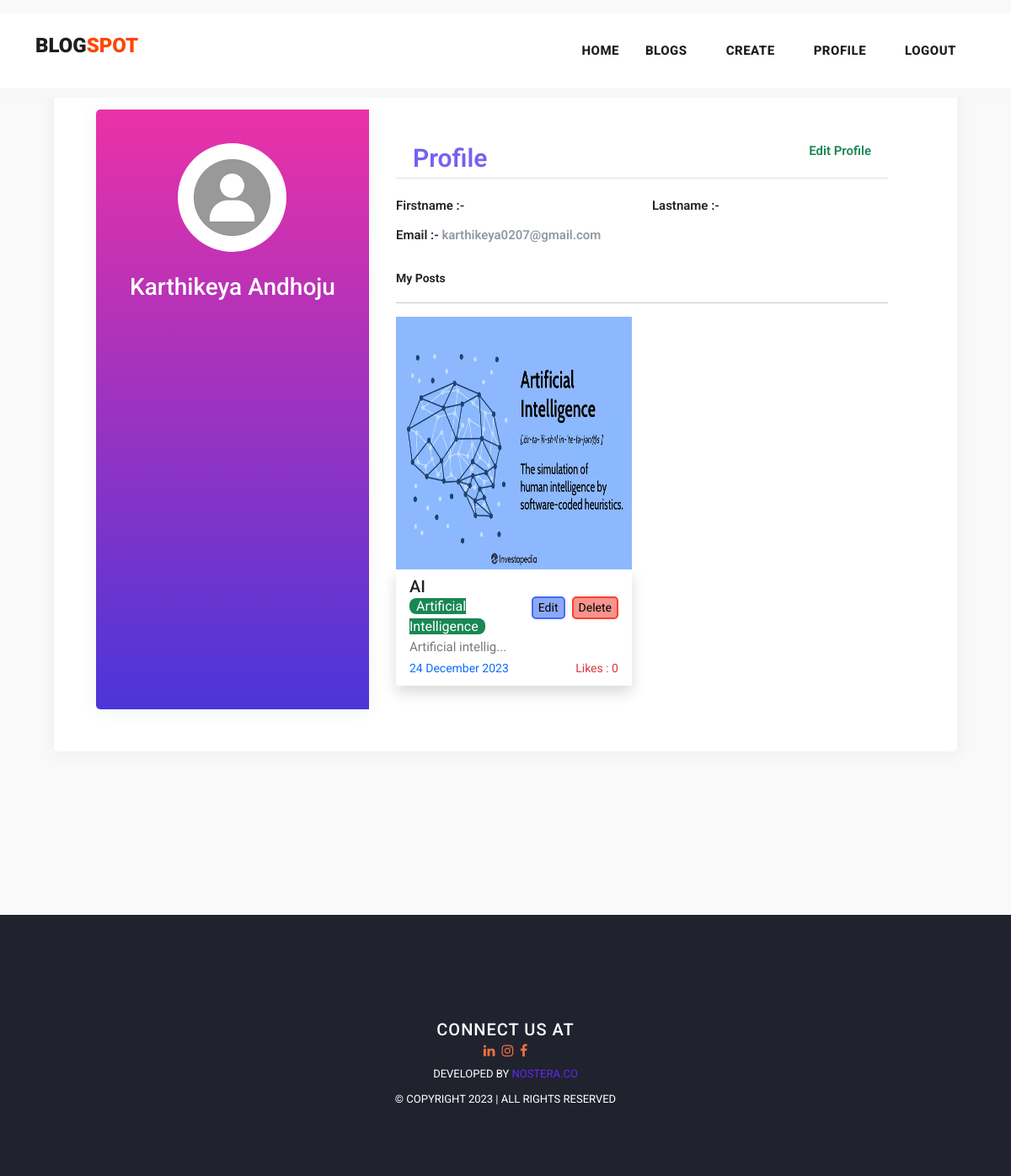
The app's page /profile/1 with its own data.
### myapp/models.py (models this page shows, shortened)
class Post(models.Model):
    postname = models.CharField(max_length=600)
    category = models.CharField(max_length=600)
    image = models.ImageField(upload_to='images/posts',blank=True,null=True)
    content = models.CharField(max_length=100000)
    time = models.CharField(default=time,max_length=100, blank=True)
    likes = models.IntegerField(null=True,blank=True,default=0)
    user = models.ForeignKey(User,on_delete=models.CASCADE)

### myapp/views.py (the view)
# urls.py: path("profile/<int:id>",views.profile,name='profile'),
def profile(request,id):
    return render(request,'profile.html',{
        'user':User.objects.get(id=id),
        'posts':Post.objects.all(),
        'media_url':settings.MEDIA_URL,
    })

### templates/profile.html (shortened to what this page needs)
{% load static %}
<!DOCTYPE html>
<html lang="en">
<head>
    <link href="https://cdn.jsdelivr.net/npm/bootstrap@5.3.0-alpha3/dist/css/bootstrap.min.css" rel="stylesheet"
>
    <link href="{% static 'vendor/bootstrap/css/bootstrap.min.css' %}" rel="stylesheet">
    <link rel="stylesheet" href="https://maxcdn.bootstrapcdn.com/bootstrap/4.0.0/css/bootstrap.min.css">
    <link href="https://cdn.jsdelivr.net/npm/bootstrap@5.3.0-alpha3/dist/css/bootstrap.min.css" rel="stylesheet"
>
    <link rel="stylesheet" href="{% static 'assets/css/fontawesome.css' %}">
    <link rel="stylesheet" href="{% static 'assets/css/templatemo-stand-blog.css' %}">
    <link rel="stylesheet" href="{% static 'assets/css/owl.css' %}">
</head>
<body>
    <header class="">
        <nav class="navbar navbar-expand-lg bg-white">
            <div class="container">
                <a class="navbar-brand" href="index.html">
                    <h2>BLOG<span style="color: orangered;">SPOT</span></h2>
                </a>
                <div class="collapse navbar-collapse" id="navbarResponsive">
                    <ul class="navbar-nav ml-auto">
                        <li>
                            <a class="nav-link" href="{% url 'index' %}">Home
                            </a>
                        </li>
                        <li class="nav-item">
                            <a class="nav-link" href="{% url 'blog' %}">Blogs</a>
                        </li>
                        {% if user.is_authenticated %}
                        <li class="nav-item">
                            <a class="nav-link" href="{% url 'create' %}">Create</a>
                        </li>
                        <li class="nav-item">
                            <a class="nav-link" href="{% url 'profile' user.id %}">Profile</a>
                        </li>
                        <li class="nav-item">
                            <a class="nav-link" href="{% url 'logout' %}">Logout</a>
                        </li>
                        {% else %}
                        <li class="nav-item">
                            <a class="nav-link" href="{% url 'signin' %}">Login</a>
                        </li>
                        {% endif %}
                    </ul>
                </div>
            </div>
        </nav>
    </header>
    <div class="mt-3">
        <div class="page-content page-container p-lg-5 p-0" id="page-content">
            <div class="padding">
                <div class="row d-flex justify-content-center">
                    <div class="col-xl-12 col-md-12" id="card">
                        <div class="card user-card-full">
                            <div class="row m-l-0 m-r-0">
                                <div class="col-sm-4 bg-c-lite-green user-profile">
                                    <div class="card-block text-center text-white">
                                        <div class="m-b-25">
                                            <img src="{% static 'assets/images/user.png' %}" class="img-radius"
                                                alt="User-Profile-Image" style="border-radius: 50%;">
                                        </div>
                                        <h6 class="f-w-800 h3" style="text-transform: capitalize;">{{user.username}}
                                        </h6>
                                    </div>
                                </div>
                                <div class="col-sm-8">
                                    <div class="card-block">
                                        <h6 class="m-b-20 p-b-5 b-b-default f-w-600"
                                            style="font-size: 30px; padding: 20px;  color: #7461f3;">Profile <a
                                                href="{% url 'profileedit' user.id %}"
                                                class="float-right text-decoration-none text-success"
                                                style="font-size: 15px;">Edit Profile</a>
                                        </h6>
                                        <div class="row">
                                            <div class="col-sm-6">
                                                <p class="m-b-10 f-w-600 text-dark">Firstname :-
                                                </p>
                                            </div>
                                            <div class="col-sm-6">
                                                <p class="m-b-10 f-w-600 text-dark">Lastname :-
                                                </p>
                                            </div>
                                            <div class="col-sm-6">
                                                <p class="m-b-10 f-w-600 text-dark">Email :-
                                                    <span class="text-muted f-w-400">{{user.email}}</span>
                                                </p>
                                            </div>
                                        </div>
                                        <p class="small fw-bold pt-3 text-dark">My Posts</p>
                                        <hr>
                                        <div class="row row-cols-lg-2 row-cols-1">
                                            {% for post in posts%}
                                            {% if post.user_id == user.id %}
                                            <div class="col col-lg-6 col-12 mb-2">
                                                <img src="{{media_url}}{{post.image}}" alt="" height="300px"
                                                    width="100%">
                                                <div class="px-3 py-2 shadow">
                                                    <h5>{{post.postname}}</h5>
                                                    <a href="{% url 'deletepost' post.id %}"><button
                                                            class="ms-2 float-right small" type="submit"
                                                            style="border:2px solid rgb(252, 63, 42); border-radius: 5px; background-color: rgb(246, 148, 141);">Delete</button></a>
                                                    <a href="{% url 'editpost' post.id %}"><button
                                                            class="float-right small" type="submit"
                                                            style="border:2px solid rgb(64, 108, 251); border-radius: 5px; background-color: rgb(141, 169, 246);">Edit</button></a>
                                                    <span
                                                        class="text-white bg-success rounded-3 px-2 rounded-2">{{post.category}}</span>
                                                    <p>{{post.content|slice:"0:20"}}...</p>
                                                    <p class="small text-primary">{{post.time}}<span
                                                            class="text-danger float-right">Likes :
                                                            {{post.likes}}</span></p>
                                                </div>
                                            </div>
                                            {% endif %}
                                            {% endfor %}
                                        </div>
                                    </div>
                                </div>
                            </div>
                        </div>
                    </div>
                </div>
            </div>
        </div>
    </div>
    {% include 'footer.html' %}
</body>
</html>

### static/assets/css/templatemo-stand-blog.css (style rules this page uses)
body { font-family: 'Roboto', sans-serif; overflow-x: hidden; text-rendering: optimizeLegibility; -webkit-font-smoothing: antialiased; -moz-osx-font-smoothing: grayscale; }
p { margin-bottom: 0px; font-size: 15px; font-weight: 400; color: #7a7a7a; line-height: 30px; }
a { text-decoration: none!important; }
ul { padding: 0; margin: 0; list-style: none; }
h1,h2,h3,h4,h5,h6 { margin: 0px; }
header { position: absolute; z-index: 99999; width: 100%; height: 100px; background-color: #f7f7f7; -webkit-transition: all 0.3s ease-in-out 0s; -moz-transition: all 0.3s ease-in-out 0s; -o-transition: all 0.3s ease-in-out 0s; transition: all 0.3s ease-in-out 0s; }
header .navbar { padding: 25px 0px; }
.navbar .navbar-brand { float: left; margin-top: -12px; outline: none; }
.navbar .navbar-brand h2 { color: #1e1e1e; text-transform: uppercase; font-size: 24px; font-weight: 900; -webkit-transition: all .3s ease 0s; -moz-transition: all .3s ease 0s; -o-transition: all .3s ease 0s; transition: all .3s ease 0s; }
#navbarResponsive { z-index: 999; }
.navbar-collapse { text-align: center; }
.navbar .navbar-nav .nav-item { margin: 0px 15px; }
.navbar .navbar-nav a.nav-link { text-transform: capitalize; font-size: 15px; font-weight: 800; text-transform: uppercase; letter-spacing: 0.5px; color: #1e1e1e; transition: all 0.3s; }

### templates/profile.html (style rules this page uses)
body { background-color: #f9f9fa; width: 100vw; height: 100vh; }
.padding { padding: 1rem; }
.user-card-full { overflow: hidden; }
.card { border-radius: 5px; -webkit-box-shadow: 0 1px 20px 0 rgba(69, 90, 100, 0.08); box-shadow: 0 1px 20px 0 rgba(69, 90, 100, 0.08); border: none; margin-bottom: 30px; padding: 50px; }
.m-r-0 { margin-right: 0px; }
.m-l-0 { margin-left: 0px; }
.user-card-full .user-profile { border-radius: 5px 0 0 5px; }
.bg-c-lite-green { background: linear-gradient(to top, #4b35d9, #eb31a7); box-shadow: 0 1px 20px 0 rgba(69, 90, 100, 0.08); }
.user-profile { padding: 20px 0; }
.card-block { padding: 1.25rem; }
.m-b-25 { margin-bottom: 25px; }
.img-radius { border-radius: 5px; }
h6 { font-size: 14px; }
.card .card-block p { line-height: 25px; }
.b-b-default { border-bottom: 1px solid #e0e0e0; }
.m-b-20 { margin-bottom: 20px; }
.p-b-5 { padding-bottom: 5px !important; }
.m-b-10 { margin-bottom: 10px; }
.text-muted { color: #919aa3 !important; }
.f-w-600 { font-weight: 600; }

### templates/footer.html (style rules this page uses)
li { text-decoration: none; text-align: left; }
li a { color: rgb(153, 147, 147); }

### records on screen
Post: image (picture), postname "AI", category "Artificial Intelligence", content "Artificial intellig", time "24 December 2023", likes "0"

### other values on screen
{{ user.username }} "Karthikeya Andhoju"
{{ user.email }} "karthikeya0207@gmail.com"
